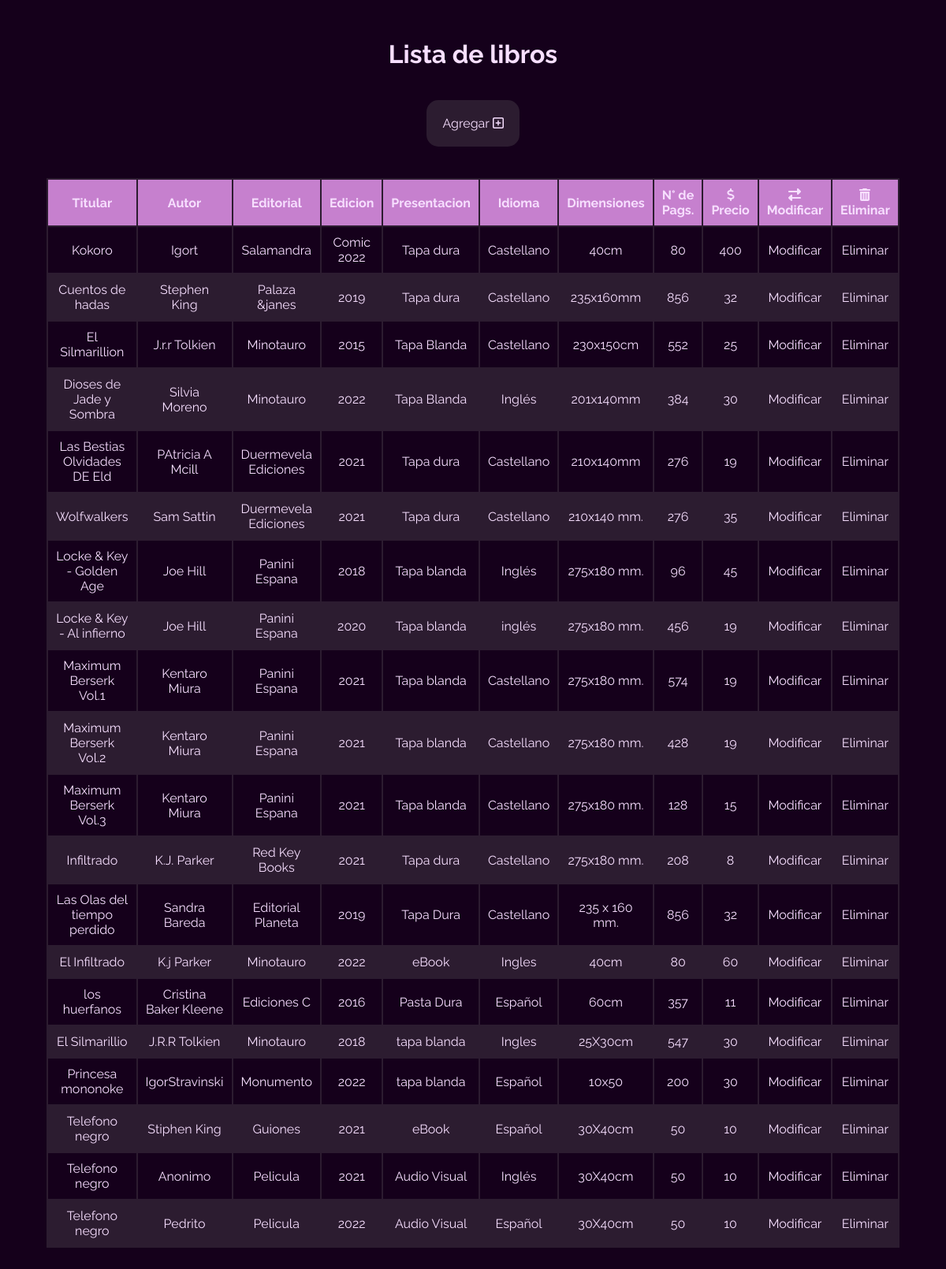
The page / on the database its author committed.
### tables this page shows
CREATE TABLE `books` (
  `id` int(11) NOT NULL,
  `titular` varchar(100) NOT NULL,
  `autor` varchar(100) NOT NULL,
  `publisher` text NOT NULL,
  `edicion` varchar(45) NOT NULL,
  `tipo_present` varchar(45) NOT NULL,
  `idioma` tinytext NOT NULL,
  `dimensiones` varchar(45) NOT NULL,
  `cant_pags` varchar(45) NOT NULL,
  `precio` decimal(10,0) NOT NULL
);

### Controllers/books.php (called while the page is built, shortened)
<?php
    class Bookscontroller{
        public function __construct(){
            require_once "Models/booksmodel.php";
        }
        public function index(){
            $objBooks = new Books_model();
            $data["books"] = $objBooks->get_books();
            require_once "Views/books/books_table.php";
        }
    }
?>

### config/database_books.php (called while the page is built)
<?php
    class Connect {
       public static function connection() {
        $connection = new mysqli(
            "localhost",
            "root",
            "",
            "bookstore_project2"
        );
        return $connection;
       }
    }
?>

### Models/booksmodel.php (called while the page is built, shortened)
<?php
    class Books_Model{
        private $db;
        private $books;
        public function __construct(){
            $this->db = Connect::connection();
            $this->books = array();
        }
        public function get_books(){
            $query = "SELECT * FROM books";
            $resultado = $this->db->query($query);
            while ($row = $resultado->fetch_assoc()){
                $this->books[] = $row;
            }
            return $this->books;
        }
    }
?>

### Views/books/books_table.php (the view, shortened to what this page needs)
<!DOCTYPE html>
<html lang="en">
    <head>
        <link rel="stylesheet" href="./Views/src/sass/main.css">
    </head>
    <body class="cuerpo">
        <div class="content">
        <h1>Lista de libros</h1>
        <div class="div-boton">
        <a href="index.php?c=books&a=nuevo">
          Agregar <i class="fa-regular fa-square-plus"> </i> </a>
        </div>
        <table class="tabla">
            <thead>
                <tr>
                    <th>Titular</th>
                    <th>Autor</th>
                    <th>Editorial</th>
                    <th>Edicion</th>
                    <th>Presentacion</th>
                    <th>Idioma</th>
                    <th>Dimensiones</th>
                    <th>N° de Pags.</th>
                    <th> <i class="fa-solid fa-dollar-sign"></i> Precio</th>
                    <th> <i class="fas fa-exchange-alt"> </i>Modificar</th>
                    <th><i class="fas fa-trash-alt"> </i> Eliminar</th>
                </tr>
            </thead>
            <tbody>
                <?php
                    foreach($data["books"] as $data){
                        echo "<tr>";
                            echo "<td>".$data["titular"]."</td>";
                            echo "<td>".$data["autor"]."</td>";
                            echo "<td>".$data["publisher"]."</td>";
                            echo "<td>".$data["edicion"]."</td>";
                            echo "<td>".$data["tipo_present"]."</td>";
                            echo "<td>".$data["idioma"]."</td>";
                            echo "<td>".$data["dimensiones"]."</td>";
                            echo "<td>".$data["cant_pags"]."</td>";
                            echo "<td>".$data["precio"]."</td>";
                            echo "<td> <a href='index.php?c=books&a=modificar&id=".$data["id"]."'>Modificar</a>";
                            echo "<td> <a href='index.php?c=books&a=eliminar&id=".$data["id"]."'>Eliminar</a>";
                        echo "</tr>";
                    }
                ?>
            </tbody>
        </table>
        </div>
    </body>
</html>

### index.php (shortened to what this page needs)
<?php
    require_once "config/database_books.php";
    require_once "Controllers/books.php";
    if(isset($_GET['c'])){
        $controlador = cargarControlador($_GET['c']);
        if(isset($_GET['a'])){
            if(isset($_GET['id'])){
                cargarAccion($controlador, $_GET['a'], $_GET['id']);
            }else{
                cargarAccion($controlador, $_GET['a']);
            }
        }else{
            cargarAccion($controlador, ACCION_PRINCIPAL);
        }
    }else{
        $Controlador = cargarControlador(CONTROLADOR_PRINCIPAL);
        $accionTmp = ACCION_PRINCIPAL;
        $Controlador->$accionTmp();
    }
?>

### Views/src/sass/main.css (style rules this page uses)
* { padding: 0; margin: 0; box-sizing: border-box; font-family: "Raleway", sans-serif; color: #f7dfff; }
.cuerpo { background: #15001b; padding-top: 50px; padding-bottom: 50px; display: flex; flex-direction: column; align-items: center; }
.cuerpo .content { display: flex; flex-direction: column; align-items: center; }
a { text-decoration: none; }
.div-boton { border-radius: 15px; margin-top: 40px; margin-bottom: 40px; padding: 20px 20px; background-color: #2c1c30; }
h1 { font-family: "Raleway", sans-serif; color: #f7dfff; }
.tabla { width: 80%; height: auto; margin-bottom: 40px; border-collapse: collapse; border-radius: 10px; }
.tabla thead { background-color: #c680ce; }
.tabla td, .tabla th { border: 2px solid #2c1c30; padding: 10px; text-align: center; }
.tabla tbody tr:nth-child(even) { background-color: #2c1c30; }

### rows shown on the page
books: titular "Kokoro", autor "Igort", publisher "Salamandra", edicion "Comic 2022", tipo_present "Tapa dura", idioma "Castellano", dimensiones "40cm", cant_pags "80", precio "400"
books: titular "Cuentos de hadas", autor "Stephen King", publisher "Palaza &janes", edicion "2019", tipo_present "Tapa dura", idioma "Castellano", dimensiones "235x160mm", cant_pags "856", precio "32"
books: titular "El Silmarillion", autor "J.r.r Tolkien", publisher "Minotauro", edicion "2015", tipo_present "Tapa Blanda", idioma "Castellano", dimensiones "230x150cm", cant_pags "552", precio "25"
books: titular "Dioses de Jade y Sombra", autor "Silvia Moreno", publisher "Minotauro", edicion "2022", tipo_present "Tapa Blanda", idioma "Inglés", dimensiones "201x140mm", cant_pags "384", precio "30"
books: titular "Las Bestias Olvidades DE Eld", autor "PAtricia A Mcill", publisher "Duermevela Ediciones", edicion "2021", tipo_present "Tapa dura", idioma "Castellano", dimensiones "210x140mm", cant_pags "276", precio "19"
books: titular "Wolfwalkers", autor "Sam Sattin", publisher "Duermevela Ediciones", edicion "2021", tipo_present "Tapa dura", idioma "Castellano", dimensiones "210x140 mm.", cant_pags "276", precio "35"
books: titular "Locke & Key - Golden Age", autor "Joe Hill", publisher "Panini Espana", edicion "2018", tipo_present "Tapa blanda", idioma "Inglés", dimensiones "275x180 mm.", cant_pags "96", precio "45"
books: titular "Locke & Key - Al infierno", autor "Joe Hill", publisher "Panini Espana", edicion "2020", tipo_present "Tapa blanda", idioma "inglés", dimensiones "275x180 mm.", cant_pags "456", precio "19"
books: titular "Maximum Berserk Vol.1", autor "Kentaro Miura", publisher "Panini Espana", edicion "2021", tipo_present "Tapa blanda", idioma "Castellano", dimensiones "275x180 mm.", cant_pags "574", precio "19"
books: titular "Maximum Berserk Vol.2", autor "Kentaro Miura", publisher "Panini Espana", edicion "2021", tipo_present "Tapa blanda", idioma "Castellano", dimensiones "275x180 mm.", cant_pags "428", precio "19"
books: titular "Maximum Berserk Vol.3", autor "Kentaro Miura", publisher "Panini Espana", edicion "2021", tipo_present "Tapa blanda", idioma "Castellano", dimensiones "275x180 mm.", cant_pags "128", precio "15"
books: titular "Infiltrado", autor "K.J. Parker", publisher "Red Key Books", edicion "2021", tipo_present "Tapa dura", idioma "Castellano", dimensiones "275x180 mm.", cant_pags "208", precio "8"
books: titular "Las Olas del tiempo perdido", autor "Sandra Bareda", publisher "Editorial Planeta", edicion "2019", tipo_present "Tapa Dura", idioma "Castellano", dimensiones "235 x 160 mm.", cant_pags "856", precio "32"
books: titular "El Infiltrado", autor "K.j Parker", publisher "Minotauro", edicion "2022", tipo_present "eBook", idioma "Ingles", dimensiones "40cm", cant_pags "80", precio "60"
books: titular "los huerfanos", autor "Cristina Baker Kleene", publisher "Ediciones C", edicion "2016", tipo_present "Pasta Dura", idioma "Español", dimensiones "60cm", cant_pags "357", precio "11"
books: titular "El Silmarillio", autor "J.R.R Tolkien", publisher "Minotauro", edicion "2018", tipo_present "tapa blanda", idioma "Ingles", dimensiones "25X30cm", cant_pags "547", precio "30"
books: titular "Princesa mononoke", autor "IgorStravinski", publisher "Monumento", edicion "2022", tipo_present "tapa blanda", idioma "Español", dimensiones "10x50", cant_pags "200", precio "30"
books: titular "Telefono negro", autor "Stiphen King", publisher "Guiones", edicion "2021", tipo_present "eBook", idioma "Español", dimensiones "30X40cm", cant_pags "50", precio "10"
books: titular "Telefono negro", autor "Anonimo", publisher "Pelicula", edicion "2021", tipo_present "Audio Visual", idioma "Inglés", dimensiones "30X40cm", cant_pags "50", precio "10"
books: titular "Telefono negro", autor "Pedrito", publisher "Pelicula", edicion "2022", tipo_present "Audio Visual", idioma "Español", dimensiones "30X40cm", cant_pags "50", precio "10"
